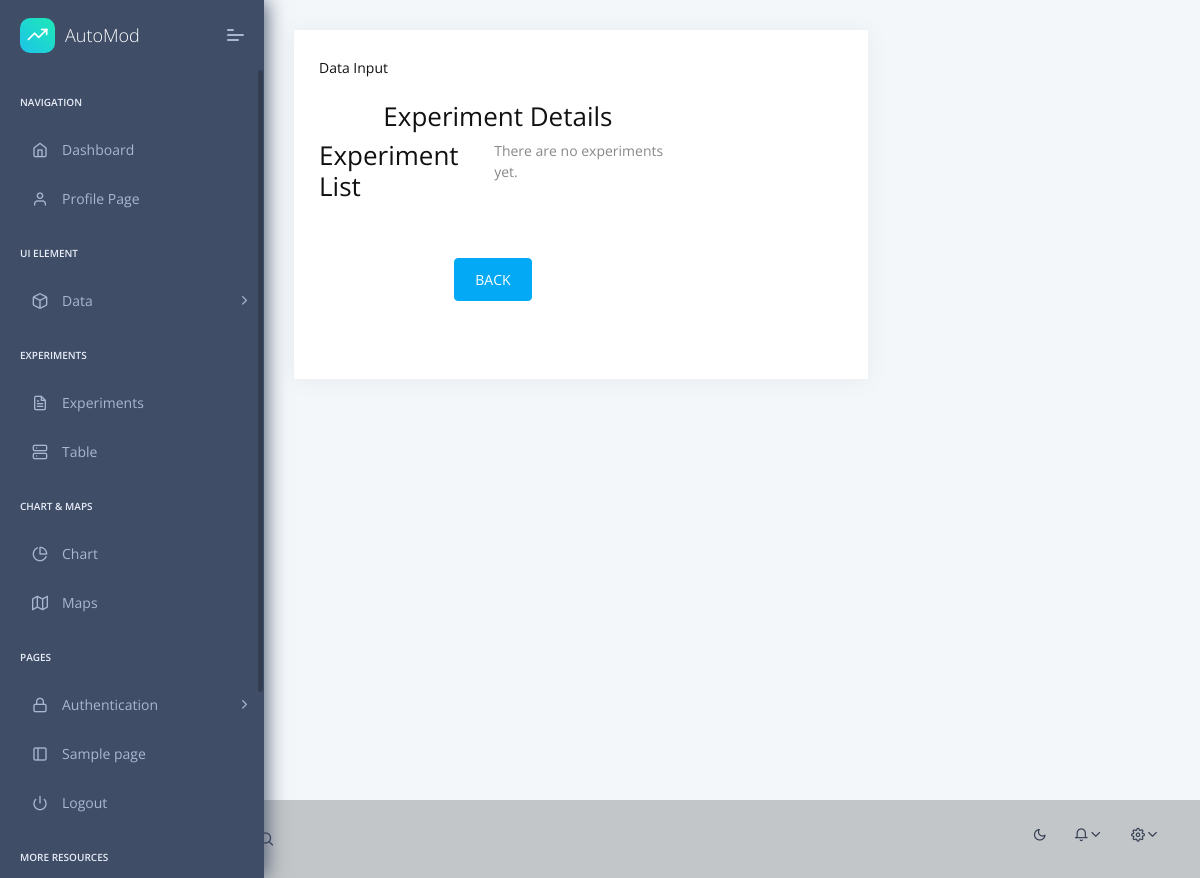
The app's page /logistic_build/experiment, older data.
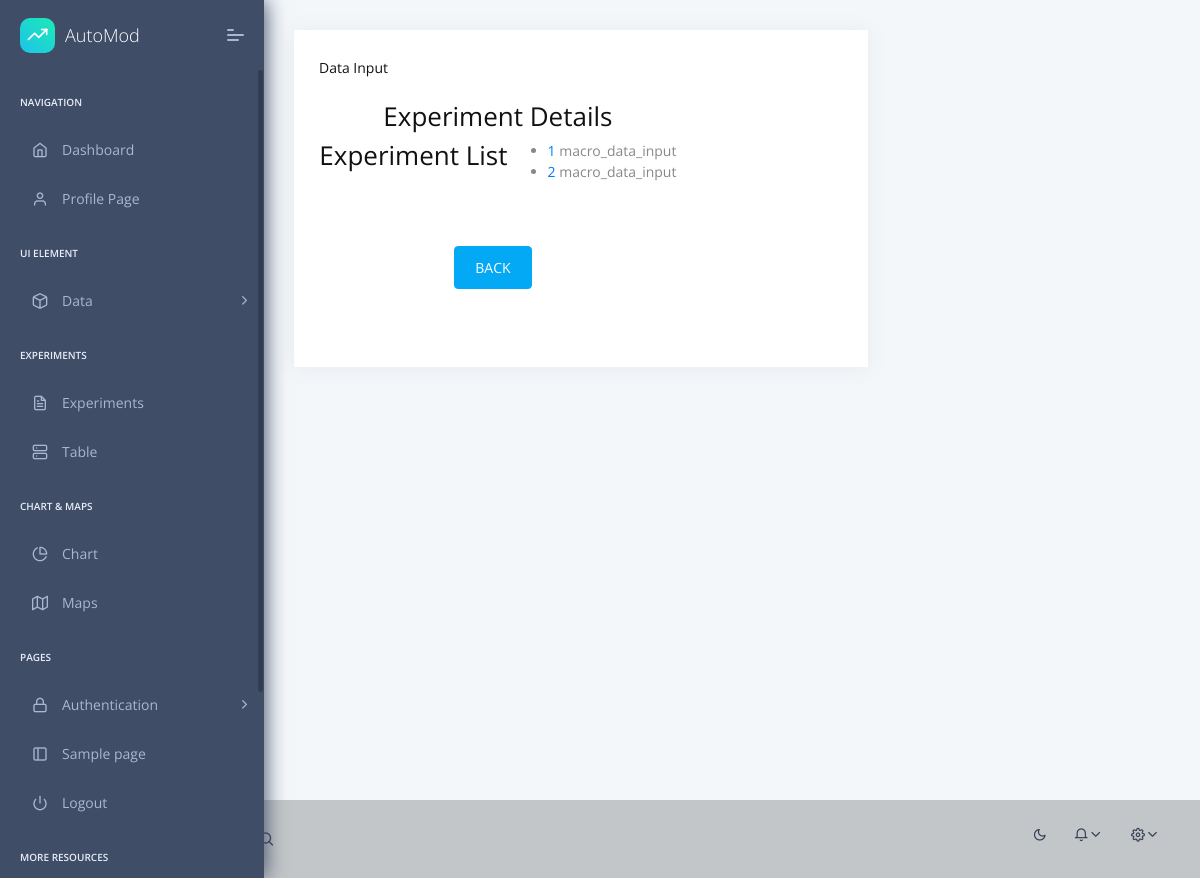
The same page, newer data.
### logistic_build/models.py (models this page shows, shortened)
class Experiment(models.Model):
    EXPERIMENT_TYPE = [
        ('Input', 'Input'),
        ("Column_format_change",'Column_format_change'),
        ('Feature_engineering','Feature_engineering'),
        ('Stationarity_test', 'Stationarity_test'),
    ]
    experiment_id= models.AutoField(primary_key=True)
    experiment_type=models.CharField(max_length=100,choices=EXPERIMENT_TYPE,null=True, blank=True)
    name = models.CharField(max_length=100,null=True, blank=True)
    start_date= models.DateTimeField(auto_now_add=True, null=True, blank=True)
    traindata = models.ForeignKey(Traindata, on_delete=models.SET_NULL, null=True)
    def get_absolute_url(self):
        return reverse('experiment_detail', args=[str(self.experiment_id)])

### logistic_build/views.py (the view)
# urls.py: path('experiment', views.ExperimentListView.as_view(), name='all'),
class ExperimentListView(ExperimentBaseView, ListView):
    """View to list all films.
    Use the 'film_list' variable in the template
    to access all Experiment objects"""

### logistic_build/context_processors.py (called while the page is built)
def cfg_assets_root(request):
    return { 'ASSETS_ROOT' : settings.ASSETS_ROOT }

### logistic_build/templates/logistic_build/experiment_list.html (shortened to what this page needs)
{% extends 'logistic_build/index.html' %}
{% block  list_view_content%}
<div class="" style="width: 70%;">
    <div class="col">
        <h3 class="text-center"> Experiment Details</h3>
        <div class="d-flex justify-content-center">
        <h3>Experiment List</h3>
        {% if experiment_list %}
            <ul>
                {% for experiment in experiment_list %}
            <li>
                <a href="{{ experiment.get_absolute_url }}">{{ experiment.experiment_id }}</a> {{experiment.name}}
            </li>
            {% endfor %}
            </ul>
        {% else %}
            <p>There are no experiments  yet.</p>
        {% endif %}
        </div>
        <div class="d-flex justify-content-center">
            <a href="{% url 'all' %}" class="d-block btn btn-primary btn-lg my-5">BACK</a>
        </div>
    </div>
</div>
{% endblock  %}

Row changes from the older to the newer data that the page shows:
added Experiment: experiment_id "1", name "macro_data_input"
added Experiment: experiment_id "2", name "macro_data_input"
Text that changed along with them:
text no longer shown: "There are no experiments yet."
